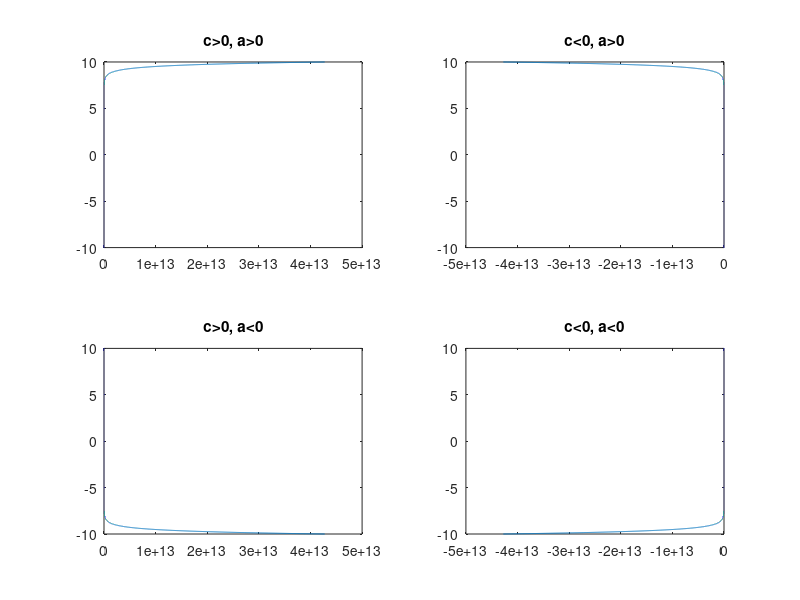

Write the MATLAB code that produced this figure.
C=4;a=3;
t=[-10:.001:10];
y=C*exp(a*t);
subplot(2,2,1);
plot(y,t);
title('c>0, a>0');

C=-4;a=3;
y=C*exp(a*t);
subplot(2,2,2);
plot(y,t)
title('c<0, a>0');

C=4;a=-3;
y=C*exp(a*t);
subplot(2,2,3);
plot(y,t)
title('c>0, a<0');

C=-4;a=-3;
y=C*exp(a*t);
subplot(2,2,4);
plot(y,t)
title('c<0, a<0');